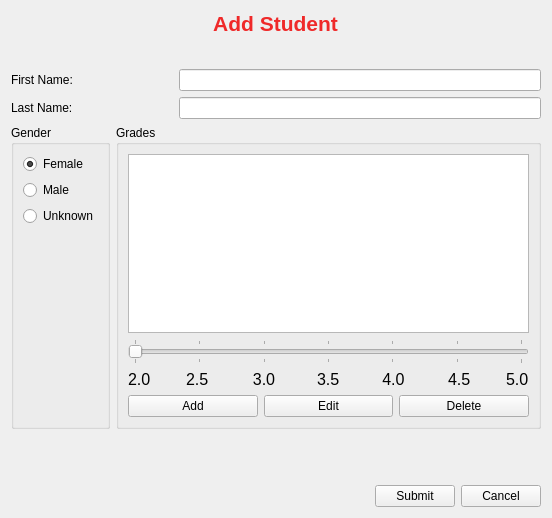
<?xml version="1.0" encoding="UTF-8"?>
<ui version="4.0">
 <class>StudentDataForm</class>
 <widget class="QWidget" name="StudentDataForm">
  <property name="windowModality">
   <enum>Qt::ApplicationModal</enum>
  </property>
  <property name="geometry">
   <rect>
    <x>0</x>
    <y>0</y>
    <width>552</width>
    <height>518</height>
   </rect>
  </property>
  <property name="minimumSize">
   <size>
    <width>552</width>
    <height>518</height>
   </size>
  </property>
  <property name="maximumSize">
   <size>
    <width>552</width>
    <height>518</height>
   </size>
  </property>
  <property name="windowTitle">
   <string>Student Data Form</string>
  </property>
  <layout class="QVBoxLayout" name="verticalLayout_4">
   <item alignment="Qt::AlignHCenter">
    <widget class="QLabel" name="headerLabel">
     <property name="text">
      <string>&lt;html&gt;&lt;head/&gt;&lt;body&gt;&lt;p align=&quot;center&quot;&gt;&lt;span style=&quot; font-size:16pt; font-weight:600; color:#ef2929;&quot;&gt;Add Student&lt;/span&gt;&lt;/p&gt;&lt;/body&gt;&lt;/html&gt;</string>
     </property>
    </widget>
   </item>
   <item>
    <spacer name="verticalSpacer_3">
     <property name="orientation">
      <enum>Qt::Vertical</enum>
     </property>
     <property name="sizeHint" stdset="0">
      <size>
       <width>20</width>
       <height>40</height>
      </size>
     </property>
    </spacer>
   </item>
   <item>
    <layout class="QGridLayout" name="studentNameLayout">
     <item row="0" column="1">
      <spacer name="horizontalSpacer_4">
       <property name="orientation">
        <enum>Qt::Horizontal</enum>
       </property>
       <property name="sizeType">
        <enum>QSizePolicy::Maximum</enum>
       </property>
       <property name="sizeHint" stdset="0">
        <size>
         <width>100</width>
         <height>20</height>
        </size>
       </property>
      </spacer>
     </item>
     <item row="0" column="2">
      <widget class="QLineEdit" name="firstNameLineEdit"/>
     </item>
     <item row="0" column="0">
      <widget class="QLabel" name="firstNameLabel">
       <property name="text">
        <string>First Name:</string>
       </property>
      </widget>
     </item>
     <item row="1" column="1">
      <spacer name="horizontalSpacer_2">
       <property name="orientation">
        <enum>Qt::Horizontal</enum>
       </property>
       <property name="sizeType">
        <enum>QSizePolicy::Maximum</enum>
       </property>
       <property name="sizeHint" stdset="0">
        <size>
         <width>100</width>
         <height>20</height>
        </size>
       </property>
      </spacer>
     </item>
     <item row="1" column="0">
      <widget class="QLabel" name="lastNameLabel">
       <property name="text">
        <string>Last Name:</string>
       </property>
      </widget>
     </item>
     <item row="1" column="2">
      <widget class="QLineEdit" name="lastNameLineEdit"/>
     </item>
    </layout>
   </item>
   <item>
    <layout class="QHBoxLayout" name="horizontalLayout_4">
     <item>
      <widget class="QGroupBox" name="genderBox">
       <property name="title">
        <string>Gender</string>
       </property>
       <property name="flat">
        <bool>false</bool>
       </property>
       <layout class="QVBoxLayout" name="verticalLayout_3">
        <item>
         <widget class="QRadioButton" name="femaleButton">
          <property name="text">
           <string>Female</string>
          </property>
          <property name="checked">
           <bool>true</bool>
          </property>
         </widget>
        </item>
        <item>
         <widget class="QRadioButton" name="maleButton">
          <property name="text">
           <string>Male</string>
          </property>
         </widget>
        </item>
        <item>
         <widget class="QRadioButton" name="unknownGenderButton">
          <property name="text">
           <string>Unknown</string>
          </property>
         </widget>
        </item>
        <item>
         <spacer name="verticalSpacer">
          <property name="orientation">
           <enum>Qt::Vertical</enum>
          </property>
          <property name="sizeHint" stdset="0">
           <size>
            <width>20</width>
            <height>40</height>
           </size>
          </property>
         </spacer>
        </item>
       </layout>
      </widget>
     </item>
     <item>
      <widget class="QGroupBox" name="gradesBox">
       <property name="title">
        <string>Grades</string>
       </property>
       <layout class="QVBoxLayout" name="verticalLayout_2">
        <item>
         <widget class="QListWidget" name="gradesList">
          <property name="font">
           <font>
            <pointsize>15</pointsize>
            <weight>50</weight>
            <bold>false</bold>
           </font>
          </property>
         </widget>
        </item>
        <item>
         <layout class="QVBoxLayout" name="verticalLayout">
          <item>
           <widget class="QSlider" name="gradesSlider">
            <property name="minimum">
             <number>4</number>
            </property>
            <property name="maximum">
             <number>10</number>
            </property>
            <property name="tracking">
             <bool>false</bool>
            </property>
            <property name="orientation">
             <enum>Qt::Horizontal</enum>
            </property>
            <property name="tickPosition">
             <enum>QSlider::TicksBothSides</enum>
            </property>
            <property name="tickInterval">
             <number>1</number>
            </property>
           </widget>
          </item>
          <item>
           <layout class="QHBoxLayout" name="horizontalLayout_2">
            <item>
             <widget class="QLabel" name="label">
              <property name="font">
               <font>
                <pointsize>12</pointsize>
               </font>
              </property>
              <property name="text">
               <string>2.0</string>
              </property>
             </widget>
            </item>
            <item>
             <widget class="QLabel" name="label_4">
              <property name="font">
               <font>
                <pointsize>12</pointsize>
               </font>
              </property>
              <property name="text">
               <string>2.5</string>
              </property>
             </widget>
            </item>
            <item alignment="Qt::AlignLeft">
             <widget class="QLabel" name="label_5">
              <property name="font">
               <font>
                <pointsize>12</pointsize>
               </font>
              </property>
              <property name="text">
               <string>  3.0</string>
              </property>
             </widget>
            </item>
            <item alignment="Qt::AlignHCenter">
             <widget class="QLabel" name="label_6">
              <property name="font">
               <font>
                <pointsize>12</pointsize>
               </font>
              </property>
              <property name="text">
               <string>3.5</string>
              </property>
             </widget>
            </item>
            <item alignment="Qt::AlignHCenter">
             <widget class="QLabel" name="label_7">
              <property name="font">
               <font>
                <pointsize>12</pointsize>
               </font>
              </property>
              <property name="text">
               <string>   4.0</string>
              </property>
             </widget>
            </item>
            <item alignment="Qt::AlignRight">
             <widget class="QLabel" name="label_8">
              <property name="font">
               <font>
                <pointsize>12</pointsize>
               </font>
              </property>
              <property name="text">
               <string>4.5</string>
              </property>
             </widget>
            </item>
            <item alignment="Qt::AlignRight">
             <widget class="QLabel" name="label_9">
              <property name="font">
               <font>
                <pointsize>12</pointsize>
               </font>
              </property>
              <property name="text">
               <string>5.0</string>
              </property>
             </widget>
            </item>
           </layout>
          </item>
         </layout>
        </item>
        <item>
         <layout class="QHBoxLayout" name="horizontalLayout">
          <item>
           <widget class="QPushButton" name="addGradeButton">
            <property name="text">
             <string>Add</string>
            </property>
           </widget>
          </item>
          <item>
           <widget class="QPushButton" name="editGradeButton">
            <property name="text">
             <string>Edit</string>
            </property>
           </widget>
          </item>
          <item>
           <widget class="QPushButton" name="deleteGradeButton">
            <property name="text">
             <string>Delete</string>
            </property>
           </widget>
          </item>
         </layout>
        </item>
       </layout>
      </widget>
     </item>
    </layout>
   </item>
   <item>
    <spacer name="verticalSpacer_2">
     <property name="orientation">
      <enum>Qt::Vertical</enum>
     </property>
     <property name="sizeType">
      <enum>QSizePolicy::Minimum</enum>
     </property>
     <property name="sizeHint" stdset="0">
      <size>
       <width>20</width>
       <height>50</height>
      </size>
     </property>
    </spacer>
   </item>
   <item>
    <layout class="QHBoxLayout" name="horizontalLayout_3">
     <item>
      <spacer name="horizontalSpacer">
       <property name="orientation">
        <enum>Qt::Horizontal</enum>
       </property>
       <property name="sizeHint" stdset="0">
        <size>
         <width>40</width>
         <height>20</height>
        </size>
       </property>
      </spacer>
     </item>
     <item>
      <widget class="QPushButton" name="submitButton">
       <property name="text">
        <string>Submit</string>
       </property>
      </widget>
     </item>
     <item>
      <widget class="QPushButton" name="cancelButton">
       <property name="text">
        <string>Cancel</string>
       </property>
      </widget>
     </item>
    </layout>
   </item>
  </layout>
 </widget>
 <resources/>
 <connections>
  <connection>
   <sender>cancelButton</sender>
   <signal>clicked()</signal>
   <receiver>StudentDataForm</receiver>
   <slot>hide()</slot>
   <hints>
    <hint type="sourcelabel">
     <x>519</x>
     <y>490</y>
    </hint>
    <hint type="destinationlabel">
     <x>548</x>
     <y>465</y>
    </hint>
   </hints>
  </connection>
 </connections>
</ui>
